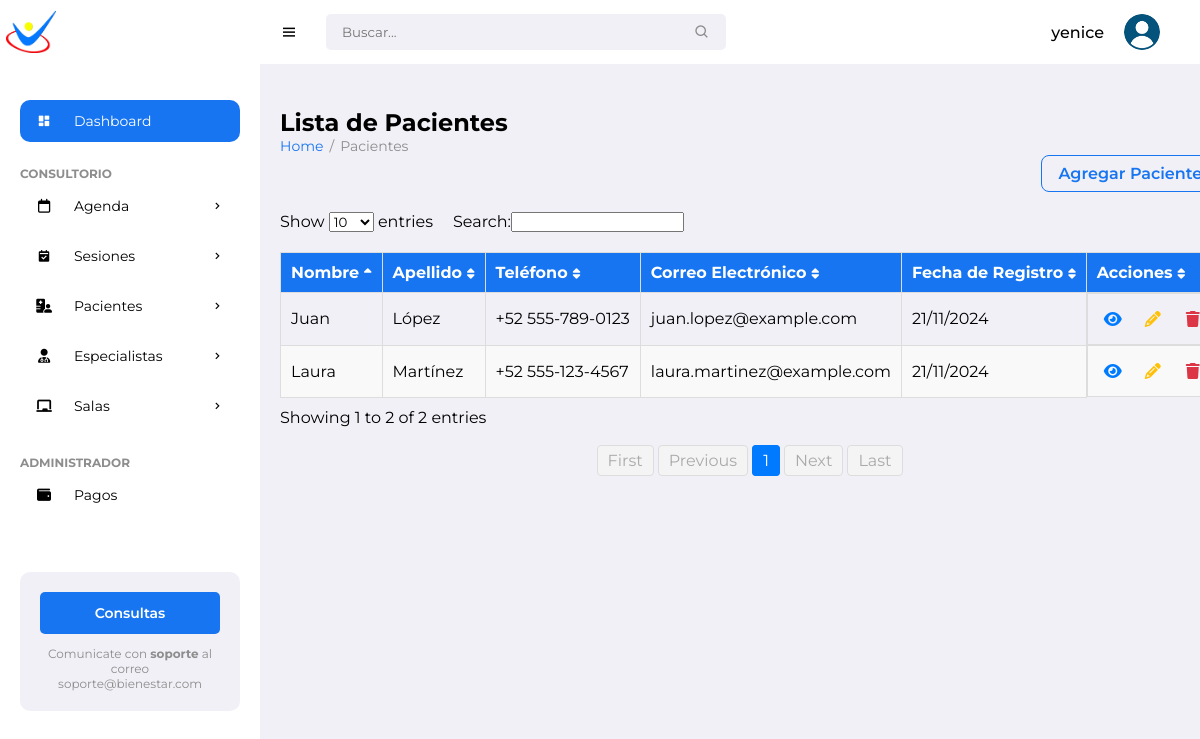
The app's page / (signed in) with its own data.
### pacientes/models.py (models this page shows, shortened)
class Patient(models.Model):
    name = models.CharField(max_length=100)
    surname = models.CharField(max_length=100)
    date_of_birth = models.DateField()
    gender = models.CharField(max_length=10, choices=[('M','Male'), ('F','Female')])
    address = models.CharField(max_length=255)
    phone_number = models.CharField(max_length=20)
    email = models.EmailField()
    cost_session = models.DecimalField(max_digits=10, decimal_places=2, default=0)
    photo = models.ImageField(upload_to='patient_photos/', blank=True, null=True)
    marital_status = models.CharField(max_length=20)
    medical_diagnosis = models.TextField()
    attachments = models.FileField(upload_to='patient_attachments/', blank=True, null=True)
    therapy = models.CharField(max_length=100)
    education = models.CharField(max_length=100, default='No especificado')
    therapist = models.ForeignKey(Specialist, on_delete=models.SET_NULL, null=True, related_name='patients')
    medical_history = models.TextField(blank=True, null=True)
    allergies = models.CharField(max_length=255, blank=True)  # Changed from TextField
    emergency_contact_name = models.CharField(max_length=100)
    emergency_contact_phone = models.CharField(max_length=20)  # Updated length
    notes = models.TextField(blank=True)
    created_date = models.DateTimeField(auto_now_add=True)
    status = models.CharField(max_length=50, choices=[
        ('Active', 'Active'),
        ('Discharged', 'Discharged'),
        ('Suspended', 'Suspended')
    ], blank=True,
        null=True)

### pacientes/views.py (the view)
# urls.py: path('', views.patient_list, name='patient_list'),
@login_required
def patient_list(request):
    patients = Patient.objects.all()
    return render(request, 'pacientes/patient/patient_list.html', {'patients': patients})

### pacientes/templates/pacientes/patient/patient_list.html (shortened to what this page needs)
{% extends "pacientes/base/base.html" %}
{% load static %}
{% block left_content %}
<h1>Lista de Pacientes</h1>
<ul class="breadcrumbs">
    <li><a href="{% url 'patient_list' %}">Home</a></li>
    <li class="divider">/</li>
    <li><a href="#" class="active">Pacientes</a></li>
</ul>
<div class="list-header">
    <a href="{% url 'new_patient' %}" class="btn-add">Agregar Paciente</a>
</div>
<div class="patient-list-container">
    <table id="patientTable" class="display table">
        <thead>
            <tr>
                <th>Nombre</th>
                <th>Apellido</th>
                <th>Teléfono</th>
                <th>Correo Electrónico</th>
                <th>Fecha de Registro</th>
                <th>Acciones</th>
            </tr>
        </thead>
        <tbody>
            {% for patient in patients %}
            <tr>
                <td>{{ patient.name }}</td>
                <td>{{ patient.surname }}</td>
                <td>{{ patient.phone_number }}</td>
                <td>{{ patient.email }}</td>
                <td>{{ patient.created_date|date:"d/m/Y" }}</td>
                <td class="actions-tab">
                    <a href="{% url 'patient_schedule' patient.id %}" class="btn btn-icon view" title="Ver detalles">
                        <i class="fa-solid fa-eye"></i>
                    </a>
                    <a href="{% url 'edit_patient' patient.id %}" class="btn-icon edit" title="Editar">
                        <i class="fas fa-pencil-alt"></i>
                    </a>
                    <a href="{% url 'delete_patient' patient.id %}" class="btn-icon delete" title="Eliminar">
                        <i class="fas fa-trash"></i>
                    </a>
                </td>
            </tr>
            {% endfor %}
        </tbody>
    </table>
</div>
{% endblock %}

### pacientes/templates/pacientes/base/base.html (shortened to what this page needs)
{% load static %}
<!DOCTYPE html>
<html lang="en">
<head>
	<link href='https://unpkg.com/boxicons@2.0.9/css/boxicons.min.css' rel='stylesheet'>
	<link rel="stylesheet" href="https://cdnjs.cloudflare.com/ajax/libs/font-awesome/6.5.2/css/all.min.css">
	<link rel="stylesheet" href="{% static 'pacientes/css/styles.css' %}">
</head>
<body>
		<section id="sidebar">
			<a href="#" class="brand"><img src="{% static 'pacientes/images/min_logo.png' %}" alt="" style="width: 50px;"></a>
			<ul class="side-menu">
				<li><a href="#" class="active"><i class='bx bxs-dashboard icon' ></i> Dashboard</a></li>
				<li class="divider" data-text="Consultorio"></li>
				<li>
					<a href="{% url 'calendar' %}"><i class="fa-regular fa-calendar icon"></i>Agenda <i class='bx bx-chevron-right icon-right' ></i></a>
				</li>
				<li>
					<a href="{% url 'reservation_list' %}">
						<i class='bx bxs-calendar-check icon'></i> Sesiones
						<i class='bx bx-chevron-right icon-right'></i>
					</a>
				</li>
				<li>
					<a href="#"><i class="fa-solid fa-hospital-user icon"></i> Pacientes <i class='bx bx-chevron-right icon-right' ></i></a>
				</li>
				<li>
					<a href="#">
						<i class="fa-solid fa-user-doctor icon"></i> Especialistas
						<i class='bx bx-chevron-right icon-right'></i>
					</a>
				</li>
				<li>
			<a href="#">
				<i class="fas fa-chalkboard icon"></i> Salas
			<i class='bx bx-chevron-right icon-right'></i>
			</a>
	       </li>
			<li class="divider" data-text="Administrador"></li>
			<li><a href="{% url 'payment_list' %}"><i class="fa-solid fa-wallet icon"></i> Pagos</a></li>
		</ul>
			<div class="ads">
				<div class="wrapper">
					<a href="mailto:soporteit@ingenieriaterra.com.ar" class="btn-upgrade">Consultas</a>
					<p>Comunicate con <span>soporte</span> al correo soporte@bienestar.com</p>
				</div>
			</div>
		</section>
	<section id="content">
		<nav>
			<i class='bx bx-menu toggle-sidebar' ></i>
			<form action="#">
				<div class="form-group">
					<input type="text" placeholder="Buscar...">
					<i class='bx bx-search icon' ></i>
				</div>
			</form>
			<div class="profile">
				<span class="username">{{ user.username }}</span>
				<img src="{% static 'pacientes/images/usuario.png' %}" alt="">
			</div>
		</nav>
		<main>
			<div class="content-container">
				<div class="left-column {% block left_column_class %}{% endblock %}">
					{% block left_content %}{% endblock %}
				</div>
			</div>
		</main>
</body>
</html>

### records on screen
Patient: name "Laura", surname "Martínez", phone_number "+52 555-123-4567", email "laura.martinez@example.com", created_date "21/11/2024"
Patient: name "Juan", surname "López", phone_number "+52 555-789-0123", email "juan.lopez@example.com", created_date "21/11/2024"

### other values on screen
{{ user.username }} "yenice"
